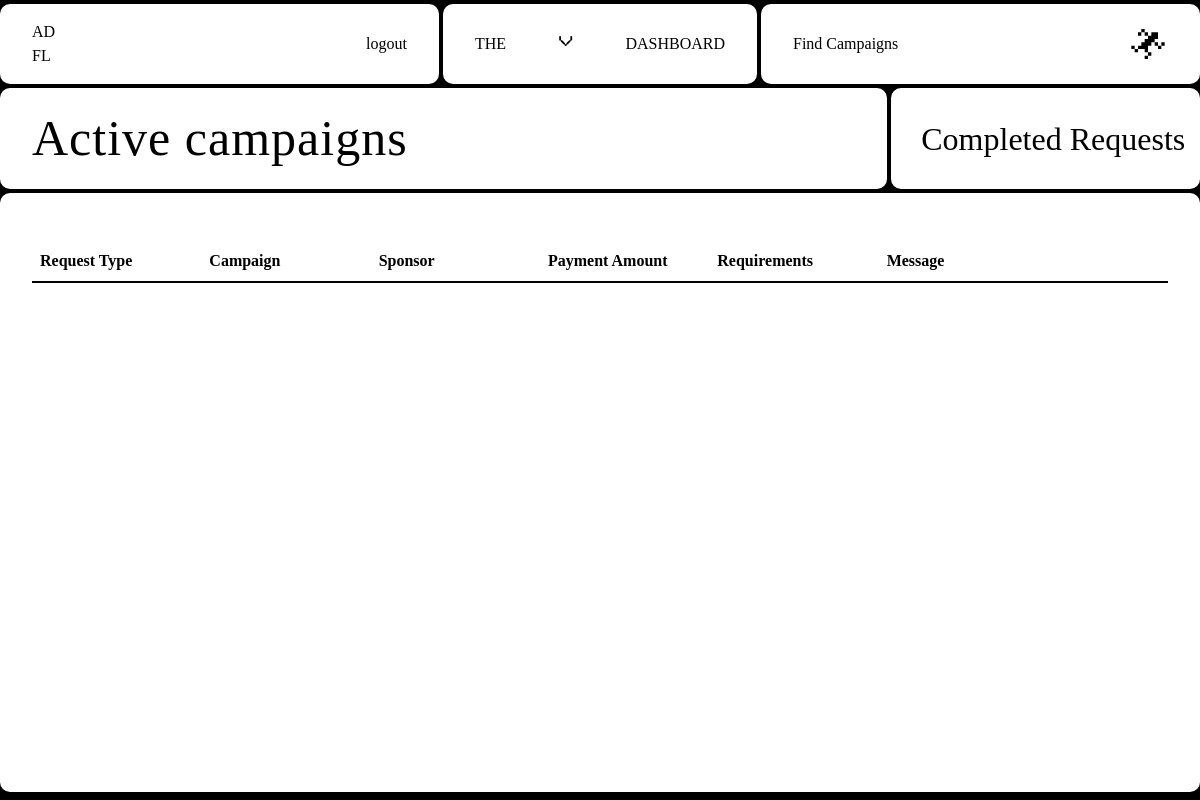
The page /influencer/activeCampaigns (signed in) on the database as committed earlier.
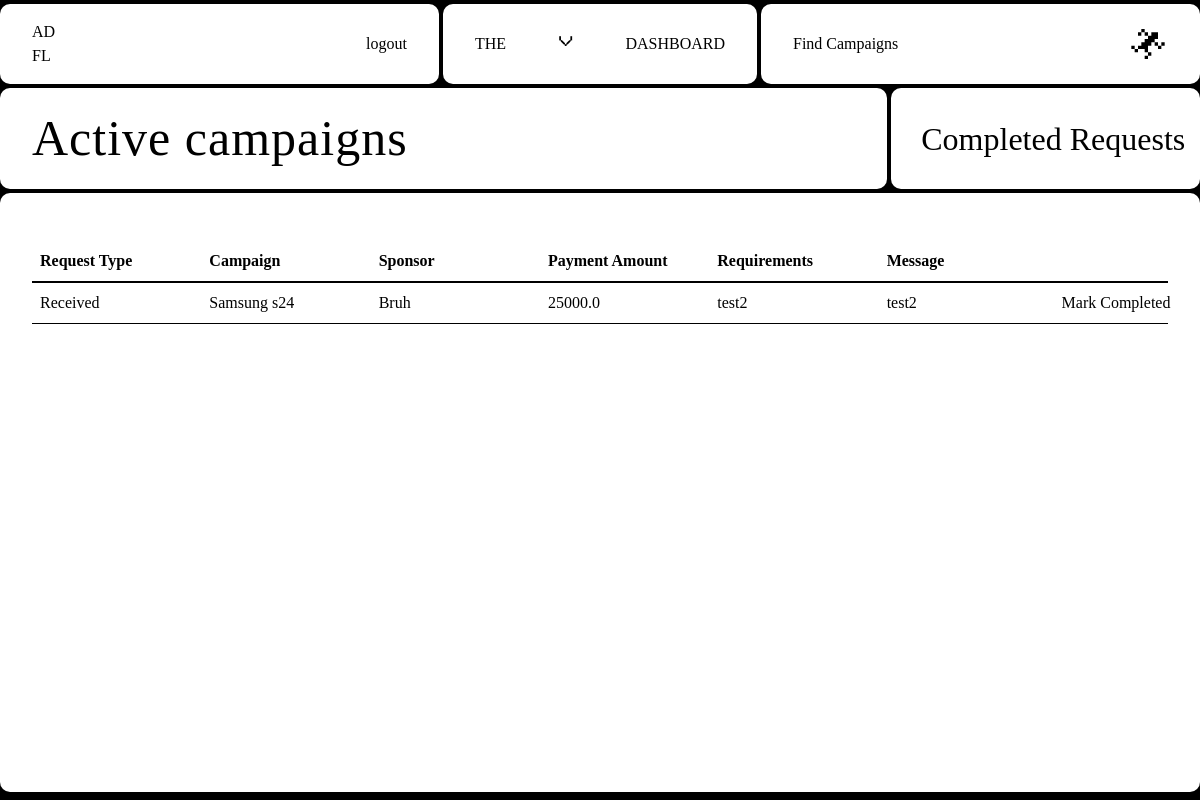
The same page on the database as committed later.
### Adfluence/models.py (models this page shows)
class Campaign(db.Model):
    __tablename__ = "campaign"
    id = db.Column(db.Integer, primary_key=True)
    name = db.Column(db.String(140), nullable=False)
    description = db.Column(db.Text, nullable=False)
    start_date = db.Column(db.Date, nullable=False)
    end_date = db.Column(db.Date, nullable=False)
    budget = db.Column(db.Integer, nullable=False)
    visibility = db.Column(db.String(10), nullable=False)  # 'public' or 'private'
    goals = db.Column(db.Text, nullable=False)
    niche = db.Column(db.String(100), nullable=False)
    status = db.Column(db.String(100), nullable=False, default="Incomplete")
    flagged = db.Column(db.Boolean, default=False)
    user_id = db.Column(db.Integer, db.ForeignKey("user.id"), nullable=False)
    ad_requests = db.relationship(
        "AdRequest", backref="campaign", cascade="all, delete-orphan"
    )
    campaign_requests = db.relationship(
        "campaignRequest", backref="campaign", cascade="all, delete-orphan"
    )

class User(db.Model, UserMixin):
    id = db.Column(db.Integer, primary_key=True)
    email = db.Column(db.String(150), unique=True)
    password = db.Column(db.String(150))
    name = db.Column(db.String(150))
    role = db.Column(db.String(20), nullable=True)
    niche = db.Column(db.String(100), nullable=True)
    flagged = db.Column(db.Boolean, default=False)
    influencers = relationship("Influencer", backref="user", lazy=True)
    campaigns = relationship("Campaign", backref="user", cascade="all, delete-orphan")
    transactions = relationship(
        "Transaction", backref="user", cascade="all,delete-orphan"
    )
    ratings = relationship("Rating", backref="user", cascade="all, delete-orphan")

class AdRequest(db.Model):
    id = db.Column(db.Integer, primary_key=True)
    campaign_id = db.Column(db.Integer, db.ForeignKey("campaign.id"), nullable=False)
    influencer_id = db.Column(db.Integer, db.ForeignKey("influencer.id"))
    messages = db.Column(db.Text)
    requirements = db.Column(db.Text, nullable=False)
    payment_amount = db.Column(db.Float, nullable=False)
    status = db.Column(db.String(20), nullable=False, default="Pending")
    completed = db.Column(db.Boolean, default=False)
    completion_confirmed = db.Column(db.Boolean, default=False)
    payment_done = db.Column(db.Boolean, default=False)
    rating_done = db.Column(db.Boolean, default=False)
    negotiations = relationship(
        "Negotiation", backref="ad_request", cascade="all, delete-orphan"
    )

### Adfluence/influencer.py (the view)
@influencer.route("/activeCampaigns", methods=["GET"])
@role_required("Influencer")
@login_required
def activeCampaigns():
    influencers = current_user.influencers
    influencer = influencers[0] if influencers else None
    ad_requests = AdRequest.query.filter_by(
        influencer_id=influencer.id, completed=False
    ).all()
    ad_requests_with_details = []
    for ad_request in ad_requests:
        campaign = Campaign.query.get(ad_request.campaign_id)
        user = User.query.get(campaign.user_id)
        ad_requests_with_details.append(
            {
                "request": ad_request,
                "campaign_name": campaign.name,
                "user_name": user.name,
                "request_type": "Received",
            }
        )
    campaign_requests = campaignRequest.query.filter_by(
        influencer_id=influencer.id, completed=False
    ).all()
    campaign_requests_with_details = []
    for campaign_request in campaign_requests:
        campaign = Campaign.query.get(campaign_request.campaign_id)
        user = User.query.get(campaign.user_id)
        campaign_requests_with_details.append(
            {
                "request": campaign_request,
                "campaign_name": campaign.name,
                "user_name": user.name,
                "request_type": "Sent",
            }
        )
    return render_template(
        "Influencer/activeCampaigns.html",
        user=current_user,
        influencer=influencer,
        ad_requests=ad_requests_with_details,
        campaign_requests=campaign_requests_with_details,
    )

### Adfluence/views.py (called while the page is built)
def role_required(role):
    def decorator(f):
        @wraps(f)
        def decorated_function(*args, **kwargs):
            if current_user.role != role:
                abort(403)
            return f(*args, **kwargs)
        return decorated_function
    return decorator

### Adfluence/templates/Influencer/activeCampaigns.html (shortened to what this page needs)
{% extends "base.html" %} {% block head %}
<link
  rel="stylesheet"
  href="{{ url_for('static', filename='src/influencer_css/active_campaigns.css') }}"
/>
{% endblock %} {% block content %}
<div class="container">
  <nav>
    <div class="nav-1">
      <a href="{{ url_for('influencer.dashboard') }}" class="logo view">
        AD <br />
        FL
      </a>
      <a href="{{ url_for('views.logout') }}" class="view">logout</a>
    </div>
    <div class="nav-2">
      <p class="menu-button">the</p>
      <p class="x">v</p>
      <p class="menu-button">dashboard</p>
    </div>
    <div class="nav-3">
      <a href="{{ url_for('influencer.viewCampaigns') }}" class="view"
        >Find Campaigns</a
      >
      <p>
      </p>
    </div>
  </nav>
  <div class="content-wrapper">
    <div class="header-wrapper">
      <div class="header-1">
        <h1>Active campaigns</h1>
      </div>
      <div class="header-2">
        <div class="marquee">
          <span>
            <a href="{{ url_for('influencer.view_completed_requests')}}">
              Completed Requests &nbsp; Completed Requests &nbsp; Completed
              Requests &nbsp; Completed Requests &nbsp; Completed Requests
              &nbsp; Completed Requests &nbsp; Completed Requests &nbsp;
              Completed Requests &nbsp; Completed Requests &nbsp; Completed
              Requests &nbsp; Completed Requests &nbsp; Completed Requests
              &nbsp; Completed Requests &nbsp;
            </a>
          </span>
        </div>
      </div>
    </div>
    <div class="table-wrapper">
      <table class="first-table">
        <thead>
          <th>Request Type</th>
          <th>Campaign</th>
          <th>Sponsor</th>
          <th>Payment Amount</th>
          <th>Requirements</th>
          <th>Message</th>
          <th class="link"></th>
        </thead>
        <tbody>
          {% for request in ad_requests + campaign_requests %}{% if
          request.request.status == "Accepted" %}
          <tr>
            <td>{{ request.request_type }}</td>
            <td>{{ request.campaign_name }}</td>
            <td>{{ request.user_name }}</td>
            <td>{{ request.request.payment_amount }}</td>
            <td>{{ request.request.requirements }}</td>
            <td>{{ request.request.messages }}</td>
            <td>
              <form
                method="POST"
                action="{{url_for('influencer.mark_completed', ad_request_id=request.request.id)}}"
              >
                <button class="view link" type="submit">Mark Completed</button>
              </form>
            </td>
            {% endif %} {% endfor %}
          </tr>
        </tbody>
      </table>
    </div>
  </div>
</div>
{% endblock %}

Rows that differ between the two databases and show on the page:
added Campaign: campaign_name "Samsung s24"
now on this page (row unchanged): User: user_name "Bruh"
added AdRequest: request.payment_amount "25000.0", request.requirements "test2", request.messages "test2"
Other text that changed with them:
new list line: "Received Mark Completed"
